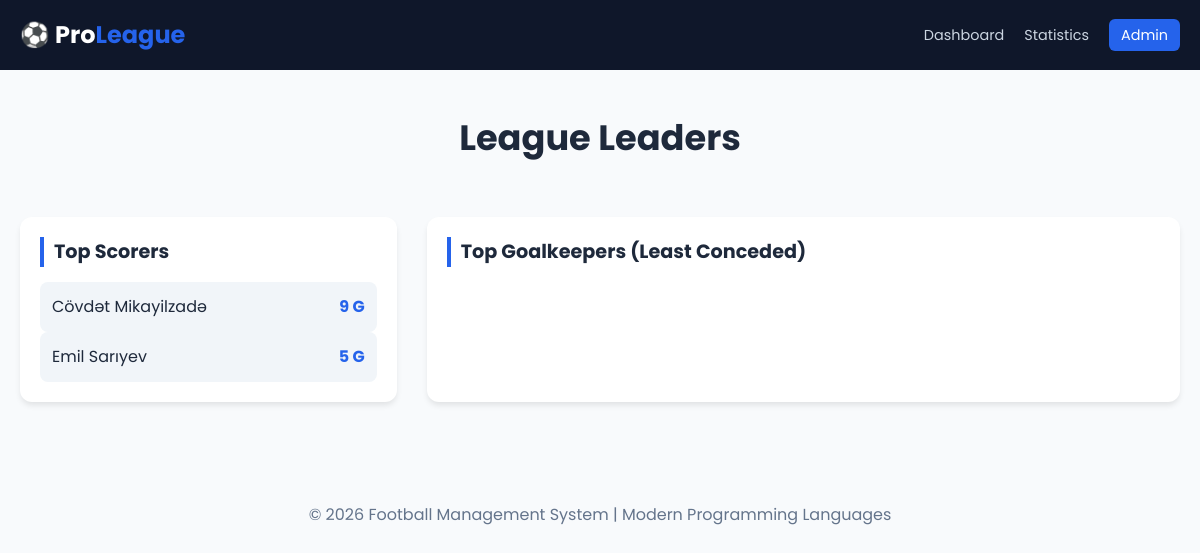
Screenshot of /players/ with the database file from the repository.
### stats/models.py (models this page shows, shortened)
class Player(models.Model):
    first_name = models.CharField(max_length=50)
    last_name = models.CharField(max_length=50)
    team = models.ForeignKey(Team, on_delete=models.CASCADE, related_name='players')
    positions = models.ManyToManyField(Position) # Bir oyunçu bir neçə mövqedə oynaya bilər
    goals = models.PositiveIntegerField(default=0)
    assists = models.PositiveIntegerField(default=0)
    goals_conceded = models.PositiveIntegerField(default=0, verbose_name="Goals Conceded (For GK)")

### stats/views.py (the view)
# urls.py: path('players/', views.player_stats, name='player_stats'),
def player_stats(request):
    top_scorers = Player.objects.order_by('-goals')[:10]
    goalkeepers = Player.objects.filter(positions__name="GK").order_by('goals_conceded')
    return render(request, 'stats/players.html', {'top_scorers': top_scorers, 'goalkeepers': goalkeepers})

### stats/templates/stats/players.html (shortened to what this page needs)
{% extends 'stats/base.html' %}
{% block content %}
<div class="hero-section"><h1>League Leaders</h1></div>
<div class="dashboard-grid">
    <div class="card">
        <div class="card-header"><h2>Top Scorers</h2></div>
        {% for p in top_scorers %}
        <div class="team-pill"><span>{{ p.first_name }} {{ p.last_name }}</span><span class="score">{{ p.goals }} G</span></div>
        {% endfor %}
    </div>
    <div class="card">
        <div class="card-header"><h2>Top Goalkeepers (Least Conceded)</h2></div>
    </div>
</div>
{% endblock %}

### stats/static/css/style.css (style rules this page uses)
:root { --primary-color: #2563eb; --dark-bg: #0f172a; --card-bg: #ffffff; --text-main: #1e293b; --text-muted: #64748b; --accent: #fbbf24; }
* { margin: 0; padding: 0; box-sizing: border-box; }
body { font-family: 'Poppins', sans-serif; background-color: #f8fafc; color: var(--text-main); line-height: 1.6; }
.hero-section { padding: 40px 0; text-align: center; }
.hero-section h1 { font-size: 2.2rem; margin-bottom: 10px; }
.dashboard-grid { display: grid; grid-template-columns: 1fr 2fr; gap: 30px; margin-bottom: 40px; }
.card { background: white; border-radius: 12px; box-shadow: 0 4px 6px -1px rgba(0,0,0,0.1); padding: 20px; margin-bottom: 20px; }
.card-header h2 { font-size: 1.2rem; margin-bottom: 15px; border-left: 4px solid var(--primary-color); padding-left: 10px; }
.team-pill { display: flex; justify-content: space-between; padding: 12px; background: #f1f5f9; border-radius: 8px; text-decoration: none; color: var(--text-main); }
.score { font-weight: 700; color: var(--primary-color); }

### rows the page displays
Player: first_name "Cövdət", last_name "Mikayilzadə", goals "9"
Player: first_name "Emil", last_name "Sarıyev", goals "5"
